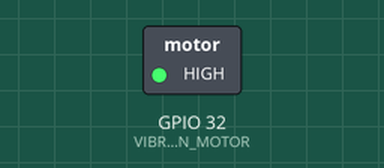
Recording of a sketch running on a simulated ESP32. Shown: switched loads named in the sketch (green lamp = pin HIGH). Dashed ring = blinking.

Above: at 0.5 s.
Timing chart, 0 to 4.6 s (numbered marks = the images above):
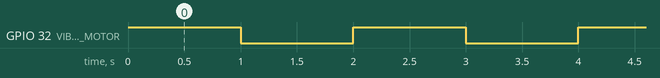

The sketch:

vibration_motor_test.ino
```cpp
#define VIBRATION_MOTOR  32

void setup()
{
    pinMode(VIBRATION_MOTOR, OUTPUT );
}

void loop()
{
    digitalWrite(VIBRATION_MOTOR, HIGH);
    delay(1000);
    digitalWrite(VIBRATION_MOTOR, LOW);
    delay(1000);
}
```

Measured:
- by itself, GPIO 32 (VIBRATION_MOTOR): alternates HIGH for 1.0 s and LOW for 1.0 s
